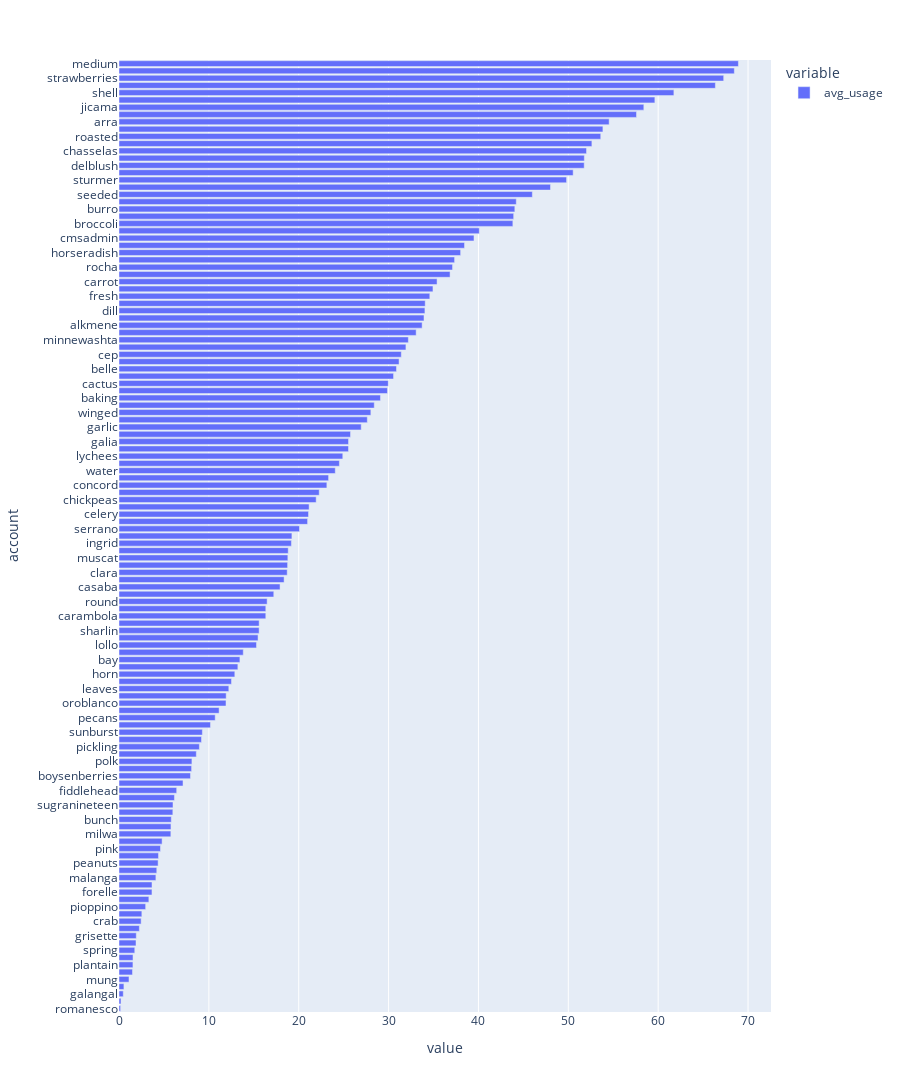

This figure's notebook cell:
### Code cell
mem_plot_avg = mem_use_by_acct[['account','avg_usage']].set_index('account')
px_df=mem_plot_avg.sort_values(['avg_usage'])
px.bar(px_df, orientation='h', height = 2000 )

### Figure 1 — Plotly figure (JSON) as saved in the notebook; plotly's stock layout.template omitted (floating-point values rounded to 4 significant figures; data arrays with more than 128 entries replaced by an {"elided": "..."} marker saying what was removed)
{"data": [{"alignmentgroup": "True", "hovertemplate": "variable=avg_usage<br>value=%{x}<br>account=%{y}<extra></extra>", "legendgroup": "avg_usage", "marker": {"color": "#636efa"}, "name": "avg_usage", "offsetgroup": "avg_usage", "orientation": "h", "showlegend": true, "textposition": "auto", "type": "bar", "x": {"elided": "131 float values"}, "xaxis": "x", "y": {"elided": "131 str values"}, "yaxis": "y"}], "layout": {"barmode": "relative", "height": 2000, "legend": {"title": {"text": "variable"}, "tracegroupgap": 0}, "margin": {"t": 60}, "xaxis": {"anchor": "y", "domain": [0, 1], "title": {"text": "value"}}, "yaxis": {"anchor": "x", "domain": [0, 1], "title": {"text": "account"}}}}
